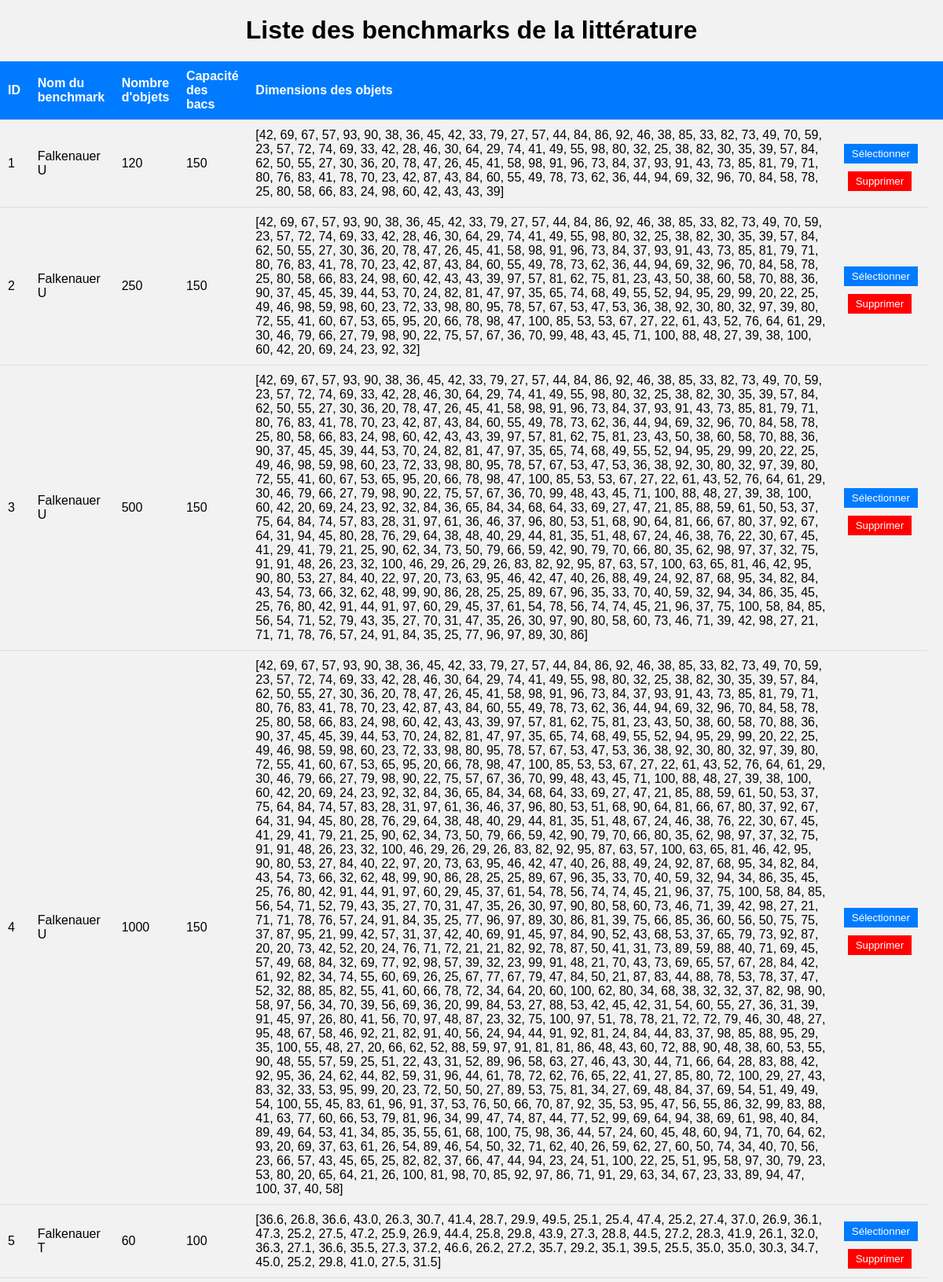
Screenshot of /ouvrir-base-de-donnees (upper part) with the database file from the repository.
### tables this page shows
CREATE TABLE benchmarks (
        ID INTEGER PRIMARY KEY AUTOINCREMENT,
        nom TEXT,
        nombre_objets INTEGER,
        capacite_bins INTEGER,
        taille_objets INTEGER
    );

### app.py (the view)
@app.route('/ouvrir-base-de-donnees')
def ouvrir_base_route():
    conn = ouvrir_base_de_donnees()  # Appel de la fonction qui ouvre la base de données
    if conn:
        try:
            cursor = conn.cursor()
            cursor.execute("SELECT * FROM benchmarks")
            data_benchmarks = cursor.fetchall()
            cursor.execute("SELECT * FROM benchmarks_perso")
            data_benchmarks_perso = cursor.fetchall()
            conn.close()
            print("Données extraites de la base de données (benchmarks) :", data_benchmarks)
            print("Données extraites de la base de données (benchmarks_perso) :", data_benchmarks_perso)
            return render_template('afficher_benchmarks.html', benchmarks=data_benchmarks, benchmarks_perso=data_benchmarks_perso)
        except Exception as e:
            return f"Erreur lors de la récupération des données : {e}"
    else:
        return "Erreur lors de l'ouverture de la base de données."

### app.py (called while the page is built)
def ouvrir_base_de_donnees():
    try:
        conn = sqlite3.connect(db_path)
        print("Base de données ouverte avec succès !")
        return conn
    except sqlite3.Error as e:
        print(f"Erreur lors de l'ouverture de la base de données : {e}")
        return None

### templates/afficher_benchmarks.html (shortened to what this page needs)
<!DOCTYPE html>
<html lang="en">
<head>
    <link rel="stylesheet" href="{{ url_for('static', filename='bdd.css') }}">
</head>
<body>
    <h1>Liste des benchmarks de la littérature</h1>
    <table>
        <thead>
            <tr>
                <th>ID </th>
                <th>Nom du benchmark </th>
                <th>Nombre d'objets</th>
                <th>Capacité des bacs</th>
                <th>Dimensions des objets</th>
                <th></th>
                <th></th>
            </tr>
        </thead>
        <tbody>
            {% for benchmark in benchmarks %}
            <tr>
                <td>{{ benchmark[0] }}</td>
                <td>{{ benchmark[1] }}</td>
                <td>{{ benchmark[2] }}</td>
                <td>{{ benchmark[3] }}</td>
                <td>{{ benchmark[4] }}</td>
                <td>
                    <button class="select-btn" data-id="{{ benchmark[0] }}" data-nombre-objets="{{ benchmark[2] }}"
                        data-capacite-bin="{{ benchmark[3] }}"
                        data-dimensions-objets="{{ benchmark[4] }}">Sélectionner</button>
                    <button onclick="supprimerLigne(this)" class="delete-btn" data-nombre-objets="{{ benchmark[2] }}"
                        data-capacite-bin="{{ benchmark[3] }}"
                        data-dimensions-objets="{{ benchmark[4] }}">Supprimer</button>
                </td>
            </tr>
            {% endfor %}
        </tbody>
    </table>
</body>
</html>

### static/bdd.css (style rules this page uses)
body { font-family: Arial, sans-serif; margin: 0; padding: 0; background-color: #f2f2f2; }
h1 { text-align: center; margin-top: 20px; }
table { width: 100%; border-collapse: collapse; margin-top: 20px; position: relative; }
thead { background-color: #007bff; color: rgb(255, 255, 255); }
th, td { padding: 10px; text-align: left; border-bottom: 1px solid #ddd; }
.select-btn { background-color: #007bff; color: white; border: none; padding: 5px 10px; cursor: pointer; }
.delete-btn { background-color: #ff0000; color: white; border: none; padding: 5px 10px; cursor: pointer; margin-left: 5%; }
button { background-color: #28a745; color: white; border: none; padding: 10px 20px; cursor: pointer; margin-top: 10px; }

### rows the page displays
benchmarks: ID "1", nom "Falkenauer U", nombre_objets "120", capacite_bins "150", taille_objets "[42, 69, 67, 57, 93, 90, 38, 36, 45, 42, 33, 79, 27, 57, 44, 84, 86, 92, 46, 38, 85, 33, 82, 73, 49, 70, 59, 23, 57, 72, 74, 69, 33, 42, 28, 46, 30, 64, 29, 74, 41, 49, 55, 98, 80, 32, 25, 38, 82, 30, 35, 39, 57, 84, 62, 50, 55, 27, 30, 36, 20, 78, 47, 26, 45, 41, 58, 98, 91, 96, 73, 84, 37, 93, 91, 43, 73, 85, 81, 79, 71, 80, 76, 83, 41, 78, 70, 23, 42, 87, 43, 84, 60, 55, 49, 78, 73, 62, 36, 44, 94, 69, 32, 96, 70, 84, 58, 78, 25, 80, 58, 66, 83, 24, 98, 60, 42, 43, 43, 39]"
benchmarks: ID "2", nom "Falkenauer U", nombre_objets "250", capacite_bins "150", taille_objets "[42, 69, 67, 57, 93, 90, 38, 36, 45, 42, 33, 79, 27, 57, 44, 84, 86, 92, 46, 38, 85, 33, 82, 73, 49, 70, 59, 23, 57, 72, 74, 69, 33, 42, 28, 46, 30, 64, 29, 74, 41, 49, 55, 98, 80, 32, 25, 38, 82, 30, 35, 39, 57, 84, 62, 50, 55, 27, 30, 36, 20, 78, 47, 26, 45, 41, 58, 98, 91, 96, 73, 84, 37, 93, 91, 43, 73, 85, 81, 79, 71, 80, 76, 83, 41, 78, 70, 23, 42, 87, 43, 84, 60, 55, 49, 78, 73, 62, 36, 44, 94, 69, 32, 96, 70, 84, 58, 78, 25, 80, 58, 66, 83, 24, 98, 60, 42, 43, 43, 39, 97, 57, 81, 62, 75, 81, 23, 43, 50, 38, 60, 58, 70, 88, 36, 90, 37, 45, 45, 39, 44, 53, 70, 24, 82, 81, 47, 97, 35, 65, 74, 68, 49, 55, 52, 94, 95, 29, 99, 20, 22, 25, 49, 46, 98, 59, 98, 60, 23, 72, 33, 98, 80, 95,…"
benchmarks: ID "3", nom "Falkenauer U", nombre_objets "500", capacite_bins "150", taille_objets "[42, 69, 67, 57, 93, 90, 38, 36, 45, 42, 33, 79, 27, 57, 44, 84, 86, 92, 46, 38, 85, 33, 82, 73, 49, 70, 59, 23, 57, 72, 74, 69, 33, 42, 28, 46, 30, 64, 29, 74, 41, 49, 55, 98, 80, 32, 25, 38, 82, 30, 35, 39, 57, 84, 62, 50, 55, 27, 30, 36, 20, 78, 47, 26, 45, 41, 58, 98, 91, 96, 73, 84, 37, 93, 91, 43, 73, 85, 81, 79, 71, 80, 76, 83, 41, 78, 70, 23, 42, 87, 43, 84, 60, 55, 49, 78, 73, 62, 36, 44, 94, 69, 32, 96, 70, 84, 58, 78, 25, 80, 58, 66, 83, 24, 98, 60, 42, 43, 43, 39, 97, 57, 81, 62, 75, 81, 23, 43, 50, 38, 60, 58, 70, 88, 36, 90, 37, 45, 45, 39, 44, 53, 70, 24, 82, 81, 47, 97, 35, 65, 74, 68, 49, 55, 52, 94, 95, 29, 99, 20, 22, 25, 49, 46, 98, 59, 98, 60, 23, 72, 33, 98, 80, 95,…"
benchmarks: ID "4", nom "Falkenauer U", nombre_objets "1000", capacite_bins "150", taille_objets "[42, 69, 67, 57, 93, 90, 38, 36, 45, 42, 33, 79, 27, 57, 44, 84, 86, 92, 46, 38, 85, 33, 82, 73, 49, 70, 59, 23, 57, 72, 74, 69, 33, 42, 28, 46, 30, 64, 29, 74, 41, 49, 55, 98, 80, 32, 25, 38, 82, 30, 35, 39, 57, 84, 62, 50, 55, 27, 30, 36, 20, 78, 47, 26, 45, 41, 58, 98, 91, 96, 73, 84, 37, 93, 91, 43, 73, 85, 81, 79, 71, 80, 76, 83, 41, 78, 70, 23, 42, 87, 43, 84, 60, 55, 49, 78, 73, 62, 36, 44, 94, 69, 32, 96, 70, 84, 58, 78, 25, 80, 58, 66, 83, 24, 98, 60, 42, 43, 43, 39, 97, 57, 81, 62, 75, 81, 23, 43, 50, 38, 60, 58, 70, 88, 36, 90, 37, 45, 45, 39, 44, 53, 70, 24, 82, 81, 47, 97, 35, 65, 74, 68, 49, 55, 52, 94, 95, 29, 99, 20, 22, 25, 49, 46, 98, 59, 98, 60, 23, 72, 33, 98, 80, 95,…"
benchmarks: ID "5", nom "Falkenauer T", nombre_objets "60", capacite_bins "100", taille_objets "[36.6, 26.8, 36.6, 43.0, 26.3, 30.7, 41.4, 28.7, 29.9, 49.5, 25.1, 25.4, 47.4, 25.2, 27.4, 37.0, 26.9, 36.1, 47.3, 25.2, 27.5, 47.2, 25.9, 26.9, 44.4, 25.8, 29.8, 43.9, 27.3, 28.8, 44.5, 27.2, 28.3, 41.9, 26.1, 32.0, 36.3, 27.1, 36.6, 35.5, 27.3, 37.2, 46.6, 26.2, 27.2, 35.7, 29.2, 35.1, 39.5, 25.5, 35.0, 35.0, 30.3, 34.7, 45.0, 25.2, 29.8, 41.0, 27.5, 31.5]"
